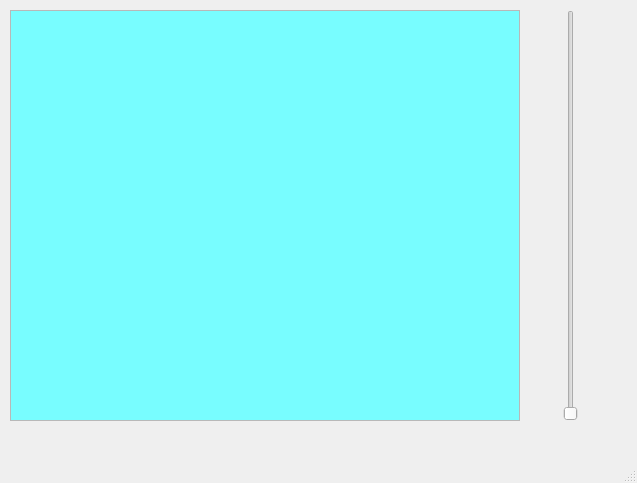
<?xml version="1.0" encoding="UTF-8"?>
<ui version="4.0">
 <class>UI</class>
 <widget class="QMainWindow" name="UI">
  <property name="geometry">
   <rect>
    <x>0</x>
    <y>0</y>
    <width>637</width>
    <height>483</height>
   </rect>
  </property>
  <property name="windowTitle">
   <string>MainWindow</string>
  </property>
  <widget class="QWidget" name="centralwidget">
   <widget class="QSlider" name="tempSlider">
    <property name="geometry">
     <rect>
      <x>550</x>
      <y>10</y>
      <width>41</width>
      <height>411</height>
     </rect>
    </property>
    <property name="orientation">
     <enum>Qt::Vertical</enum>
    </property>
   </widget>
   <widget class="QTextEdit" name="colourBackground">
    <property name="geometry">
     <rect>
      <x>10</x>
      <y>10</y>
      <width>510</width>
      <height>411</height>
     </rect>
    </property>
    <property name="palette">
     <palette>
      <active>
       <colorrole role="Light">
        <brush brushstyle="SolidPattern">
         <color alpha="255">
          <red>255</red>
          <green>255</green>
          <blue>255</blue>
         </color>
        </brush>
       </colorrole>
       <colorrole role="Base">
        <brush brushstyle="SolidPattern">
         <color alpha="255">
          <red>120</red>
          <green>253</green>
          <blue>255</blue>
         </color>
        </brush>
       </colorrole>
      </active>
      <inactive>
       <colorrole role="Light">
        <brush brushstyle="SolidPattern">
         <color alpha="255">
          <red>255</red>
          <green>255</green>
          <blue>255</blue>
         </color>
        </brush>
       </colorrole>
       <colorrole role="Base">
        <brush brushstyle="SolidPattern">
         <color alpha="255">
          <red>120</red>
          <green>253</green>
          <blue>255</blue>
         </color>
        </brush>
       </colorrole>
      </inactive>
      <disabled>
       <colorrole role="Light">
        <brush brushstyle="SolidPattern">
         <color alpha="255">
          <red>255</red>
          <green>255</green>
          <blue>255</blue>
         </color>
        </brush>
       </colorrole>
       <colorrole role="Base">
        <brush brushstyle="SolidPattern">
         <color alpha="255">
          <red>240</red>
          <green>240</green>
          <blue>240</blue>
         </color>
        </brush>
       </colorrole>
      </disabled>
     </palette>
    </property>
   </widget>
  </widget>
  <widget class="QMenuBar" name="menubar">
   <property name="geometry">
    <rect>
     <x>0</x>
     <y>0</y>
     <width>637</width>
     <height>26</height>
    </rect>
   </property>
  </widget>
  <widget class="QStatusBar" name="statusbar"/>
 </widget>
 <resources/>
 <connections/>
</ui>
